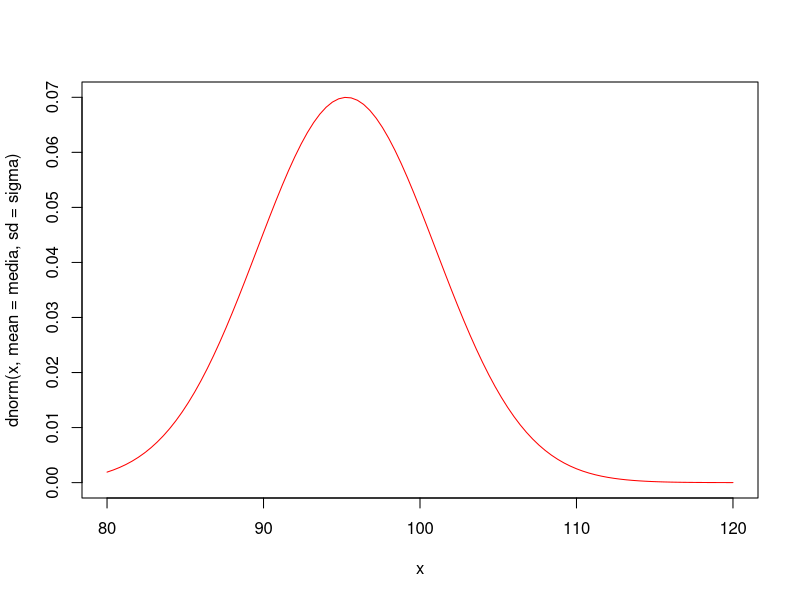
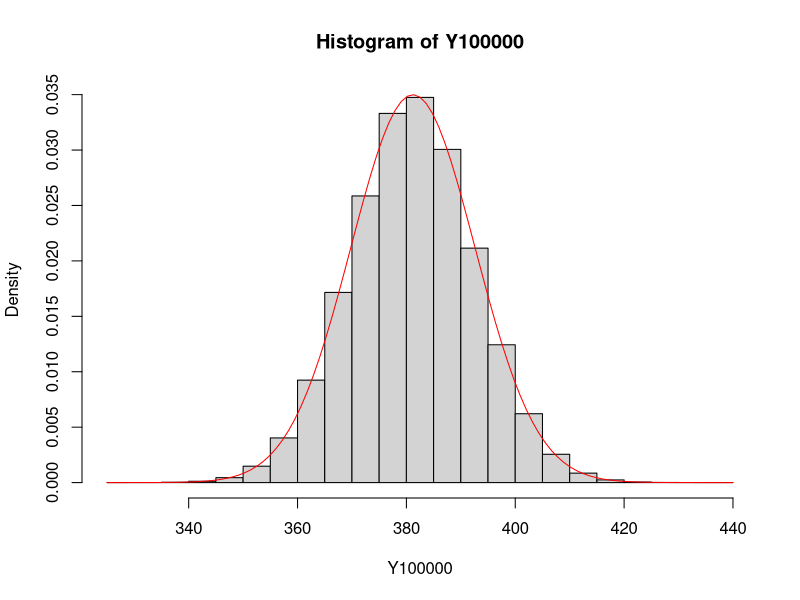
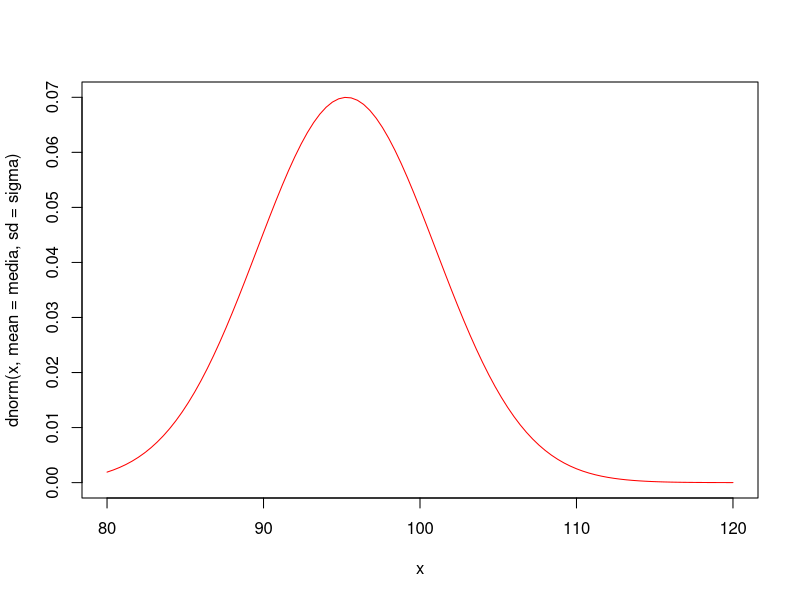
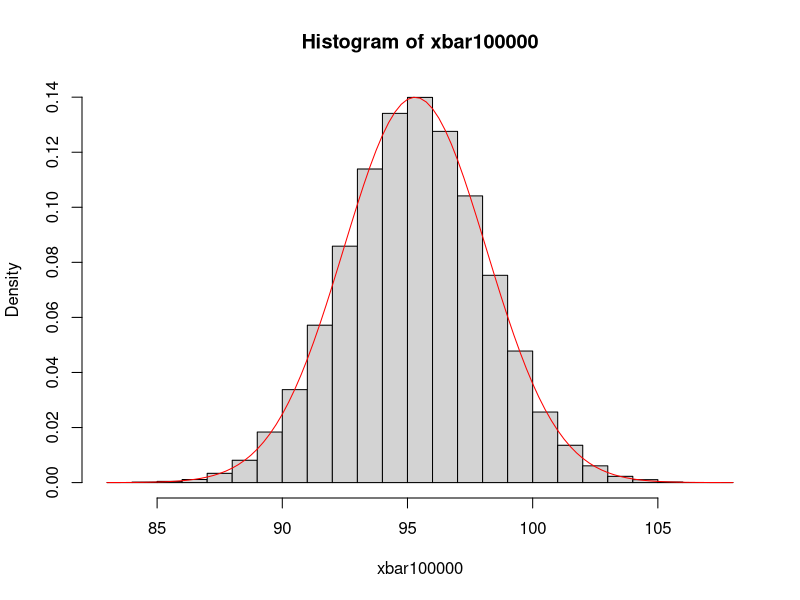
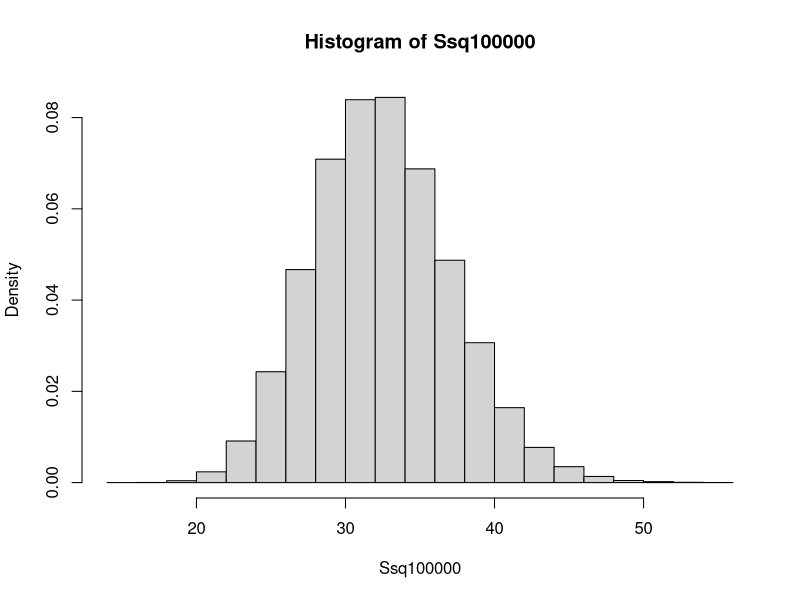
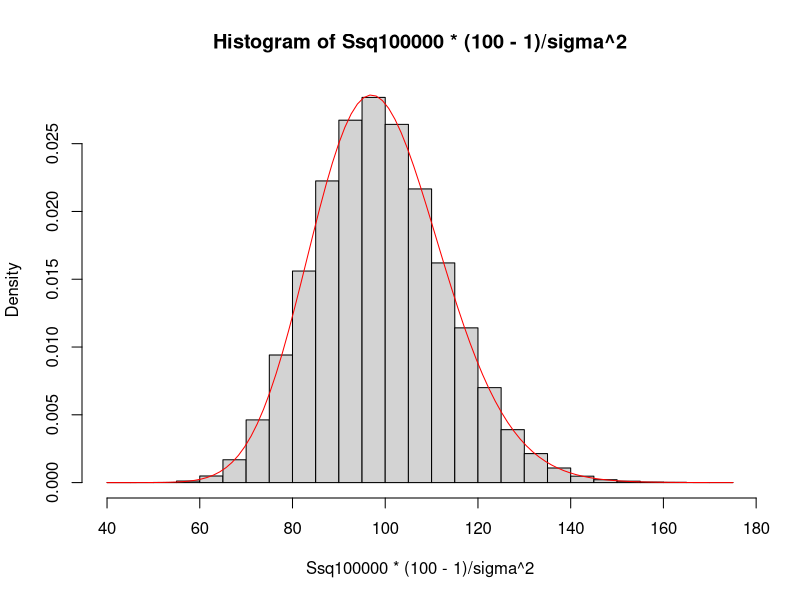

R code for these plots, in order:

# Q2: Distribución poblacional

# a) Identificar modelo:

#VARIABLES DISCRETAS_ Binomial (encuesta) / Binomial negativa (ensayo de resistencia) / Poisson / Hipergeomètrica

#VARIABLES CONTINUAS_ Uniforme / Exponencial / Normal(timepo para el primer evento)

# b) Identificar parámetros




#Distribución poblacional es una normal

media <- 95.3
sigma <- 5.7

# N-> N(media,sigma^2)

curve(dnorm(x, mean=media, sd= sigma),xlim=c(80,120), col="red")
      
Y <- function(i){sum(rnorm(4, mean=media, sd=sigma))}
Y(1)

Y100000 <- sapply(1:100000, Y)
mean(Y100000)

hist(Y100000, freq=FALSE)
curve(dnorm(x,4*media, 2*sigma), col="red", add =TRUE)

#resultado:
4*media

#b)
Y <- function(i){sum(rnorm(4, mean=media, sd=sigma))}

Y100000 <- sapply(1:100000, Y)
var(Y100000)

100*sigma^2
#Resultado=3249

#c)
curve(dnorm(x, mean=media, sd= sigma),xlim=c(80,120), col="red")
1-pnorm(103, media, sigma)

#d)
xbar <- function(i){mean(rnorm(4, mean=media, sd=sigma))}

xbar100000 <- sapply(1:100000, xbar)
hist(xbar100000, freq=FALSE)  

mean(xbar100000<98)

curve(dnorm (x, media, sigma/sqrt(4)), add=TRUE, col="red")

#e)
#Y=suma muestral = sum
#xbar= media muestral = mean
#s^2 = varianza muesta = var

Ssq <- function(i){var(rnorm(100,mean=media, sd=sigma))}
Ssq100000 <- sapply(1:100000, Ssq)
hist(Ssq100000, freq=FALSE)
mean(Ssq100000>32)

hist(Ssq100000*(100-1)/sigma^2, freq=FALSE)
curve(dchisq(x, 100-1), add=TRUE, col="red")

w <- 32*(100-1)/sigma^2
w
1-pchisq(w,100-1)
mean(Ssq100000>32)
